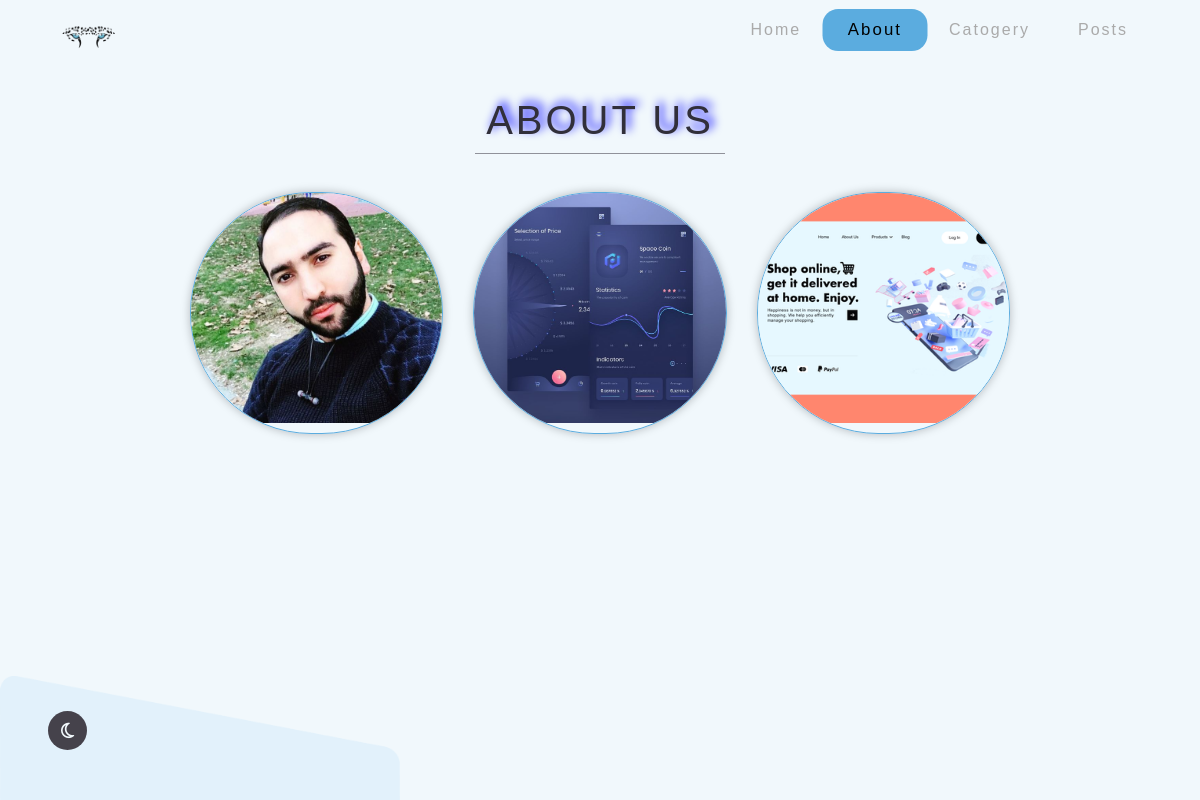
Before: /about with the older database file.
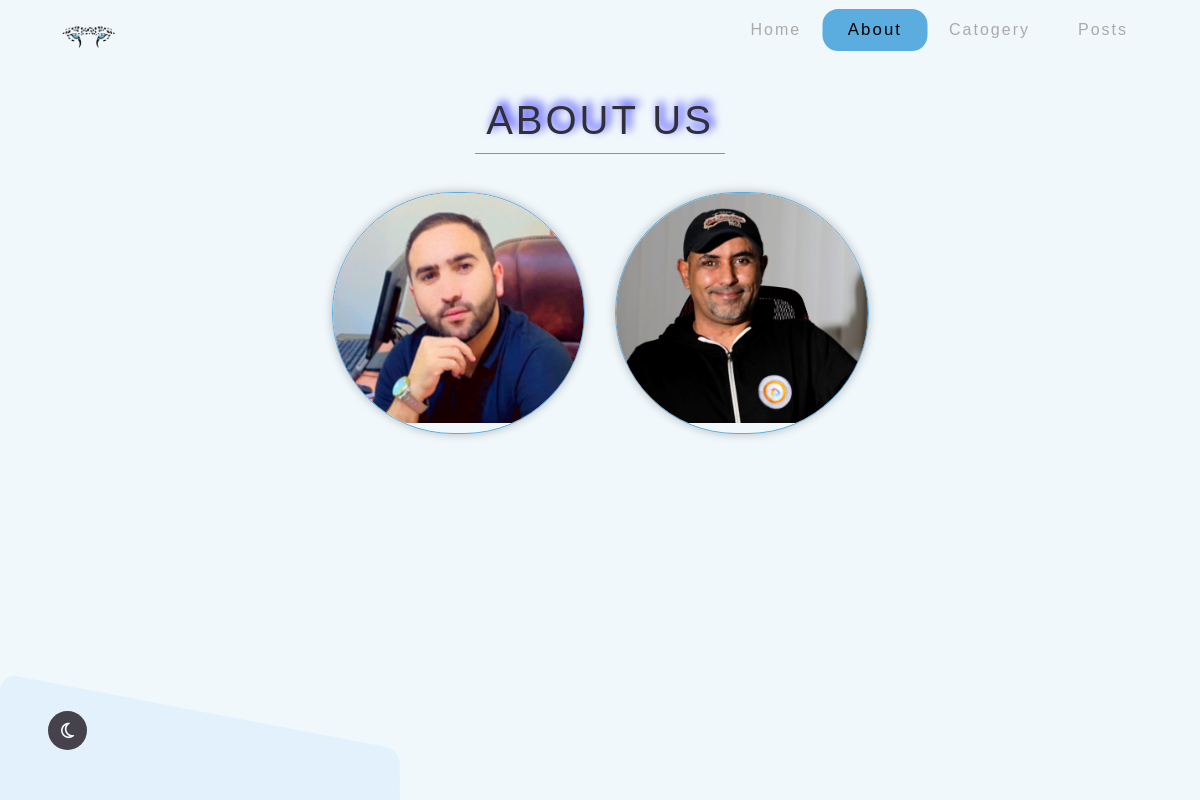
After: the same page with the newer database file.
### pages/models.py (models this page shows, shortened)
class Members(models.Model):
    MMname = models.OneToOneField(
        User, on_delete=models.CASCADE, verbose_name="الاسم")
    MMfullname = models.CharField(max_length=150,
         verbose_name="الاسم الكامل",blank=True)
    MMprof = models.CharField(
        max_length=150, verbose_name="الاختصاص", blank=True)
    MMinfo = models.TextField(
        max_length=500, verbose_name="المعلومات", blank=True)
    MMimg = models.ImageField(
        upload_to="photos/%y/%m/%d", verbose_name="الصورة")

### pages/views.py (the view)
# urls.py: path('about',views.about,name="about"),
def about(request):
    rusul = Rusul.objects.all()
    hussain = Hussain.objects.all()
    mohammed = Mohammed.objects.all()
    category = Category.objects.all().order_by("-Cname")
    members = Members.objects.all()
    context={
        'rusul':rusul,
        'hussain':hussain,
        'mohammed':mohammed,
        'category': category,
        'members':members,
    }
    return render(request,'pages/about.html',context)

### templates/pages/about.html (shortened to what this page needs)
{% extends 'base.html' %}
{% load static %}
{% block content %}
<body id="about">
    <main>
   <div class="container">
            <div class="head">
                <h1>About Us</h1>
            </div>
            <div class="row justify-content-center">
                {% for moh in members %}
                <div class="col-lg-3 col-md-6 col-sm-12 ">
                    <div class="about" style="border-radius:500px;">
                        <div class="cont-img" >
                            <img src="{{moh.MMimg.url}}" alt="" >
                        </div>
                    </div>
                </div>
                 {% endfor %}
            </div>
    </div>
</main>
</body>
{% endblock content %}

### templates/base.html (shortened to what this page needs)
{% load static %}
<link rel="stylesheet" href="{% static 'css/bootstrap.min.css' %}" />
 <link rel="stylesheet" href="{% static 'css/posts.css' %}">
 <link rel="stylesheet" href="{% static 'css/all.css' %}">
 <link rel="stylesheet" href="{% static 'css/media.css' %}">
 <main>
 <div class="big-wrapper light">
{% include "parts/navbar.html" %}
{% block content %}
{% endblock content %}
{% include "parts/footer.html" %}
</div>
</main>

### templates/parts/navbar.html (shortened to what this page needs)
{% load static %}
        <header >
            <div class="container" >
            <div class="logo">
              <img src="{% static 'img/jq.png' %}" alt="Logo" />
            </div>
              <div class="links" >
                <ul>
                    <li><a data-active="home" href="{% url 'home' %}"  >Home</a></li>
                    <li><a data-active="about" href="{% url 'about' %}">About</a></li>
                    <li  class="mainl"  >
                      <a data-active="category" href="{% url 'category' %}" >Catogery</a>
                    </li>
                    <li><a data-active="services" href="{% url 'services' %}">Posts</a></li>
                  </ul>
              </div>
          </div>
        </header>

### templates/parts/footer.html (shortened to what this page needs)
{% load static %}
        <br><br>
  <div class="bottom-area"  >
    <img src="{% static 'img/shape.png' %}" alt="" class="shape" />
            <div class="container">
              <button class="toggle-btn" style="position: fixed;z-index: 0;bottom: 50px;">
                <i class="far fa-moon"></i>
              </button>
            </div>
        	</div>

### mrh_project/static/css/posts.css (style rules this page uses)
.head { align-items: center; padding-top: 30px; padding-bottom: 30px; justify-content: space-between; }
img { max-width: 100%; display: block; object-fit: cover; }

### mrh_project/static/css/all.css (style rules this page uses)
.light { --mainColor: #64bcf4; --hoverColor: #5bacdf; --backgroundColor: #f1f8fc; --backgroundLinks: #192e3a; --darkOne: #312f3a; --darkh2: #312f3ad3; --darkTwo: #45424b; --lightOne: #919191; --lightTwo: #aaa; --shadow: rgba(0, 0, 0, 0.26); }
*, *::before, *::after { padding: 0; margin: 0; box-sizing: border-box; }
body { font-family: sans-serif; }
a { text-decoration: none !important; }
.big-wrapper { padding-top: 10px; position: relative; width: 100%; height: 100vh; overflow: auto; background-color: var(--backgroundColor); }
.container { position: relative; max-width: 81rem; width: 100%; margin: 0 auto; padding: 0 3rem; z-index: 10; }
header { position: relative; z-index: 70; }
header .container { display: flex; justify-content: space-between; align-items: center; }
.logo { display: flex; align-items: center; cursor: pointer; }
.logo img { width: 80px; margin-right: 0.6rem; margin-top: -0.6rem; }
.links a { color: var(--lightTwo); padding: .5rem 1.5rem; display: inline-block; transition: 0.3s; letter-spacing: 2px; }
.links ul { display: flex; list-style: none; align-items: center; }
.links a:hover, .links a.active { background-color: #5bacdf; border-radius: 15px; color: #000; transform: scale(1.05); }
.bottom-area { width: 300px; height: 100px; bottom: -160px; z-index: 1; }
.toggle-btn { display: inline-block; border: none; background: var(--darkTwo); color: var(--backgroundColor); outline: none; cursor: pointer; height: 39px; width: 39px; border-radius: 50%; font-size: 1.1rem; transition: 0.3s; }
.toggle-btn i { line-height: 39px; }
.big-wrapper.light .toggle-btn i:first-child { display: block; }
.shape { position: fixed; z-index: 0; width: 400px; bottom: -160px; left: 0; opacity: 0.1; }
.head { text-align: center; padding: 30px 0; }
.head h1 { text-transform: uppercase; font-family: sans-serif; letter-spacing: 3px; color: var(--darkOne); position: relative; padding-bottom: 10px; cursor: pointer; }
.head h1::before { content: ''; position: absolute; bottom: 0; left: 50%; transform: translateX(-50%); width: 250px; border-bottom: 1px solid; opacity: .5; }
.about { border: 1px solid var(--hoverColor); border-radius: 5px; box-shadow: 0 0 10px var(--shadow); margin-bottom: 20px; cursor: pointer; overflow: hidden; position: relative; padding-bottom: 10px; }
.about .cont-img { height: 230px; overflow: hidden; }
.about .cont-img img { width: 100%; height: 100%; }
.head { text-align: center; padding-top: 30px; padding-bottom: 30px; }
.head h1 { text-transform: uppercase; font-family: sans-serif; color: var(--darkOne); text-shadow: 4px -4px 10px blue; }

Changed rows visible on the page:
removed Members: MMimg (picture)
removed Members: MMimg (picture)
changed Members (number 1 of 2 on the later page): MMimg: a different picture
added Members: MMimg (picture)
